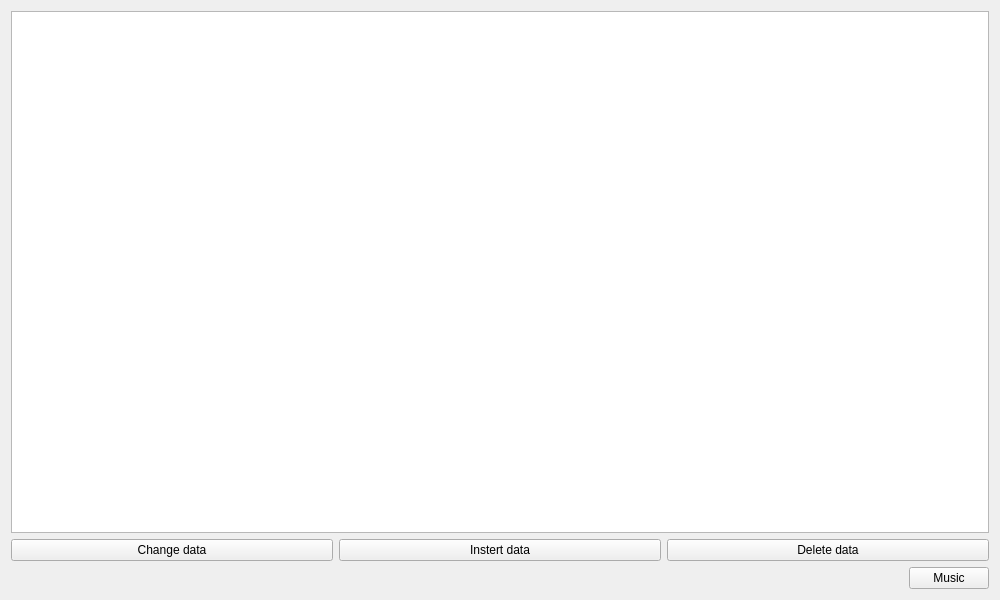
<?xml version="1.0" encoding="UTF-8"?>
<ui version="4.0">
 <class>Widget</class>
 <widget class="QWidget" name="Widget">
  <property name="geometry">
   <rect>
    <x>0</x>
    <y>0</y>
    <width>1000</width>
    <height>600</height>
   </rect>
  </property>
  <property name="windowTitle">
   <string>Widget</string>
  </property>
  <layout class="QGridLayout" name="gridLayout">
   <item row="0" column="0">
    <widget class="QTableWidget" name="mainTableWidget">
     <property name="textElideMode">
      <enum>Qt::ElideRight</enum>
     </property>
    </widget>
   </item>
   <item row="1" column="0">
    <layout class="QHBoxLayout" name="horizontalLayout">
     <item>
      <widget class="QPushButton" name="btnModifyData">
       <property name="text">
        <string>Change data</string>
       </property>
      </widget>
     </item>
     <item>
      <widget class="QPushButton" name="btnInsertData">
       <property name="text">
        <string>Instert data</string>
       </property>
      </widget>
     </item>
     <item>
      <widget class="QPushButton" name="btnDeleteData">
       <property name="text">
        <string>Delete data</string>
       </property>
      </widget>
     </item>
    </layout>
   </item>
   <item row="2" column="0">
    <layout class="QHBoxLayout" name="horizontalLayout_2">
     <item>
      <spacer name="horizontalSpacer">
       <property name="orientation">
        <enum>Qt::Horizontal</enum>
       </property>
       <property name="sizeHint" stdset="0">
        <size>
         <width>888</width>
         <height>20</height>
        </size>
       </property>
      </spacer>
     </item>
     <item>
      <widget class="QPushButton" name="btnMusic">
       <property name="text">
        <string>Music</string>
       </property>
      </widget>
     </item>
    </layout>
   </item>
  </layout>
 </widget>
 <layoutdefault spacing="6" margin="11"/>
 <resources/>
 <connections/>
</ui>
